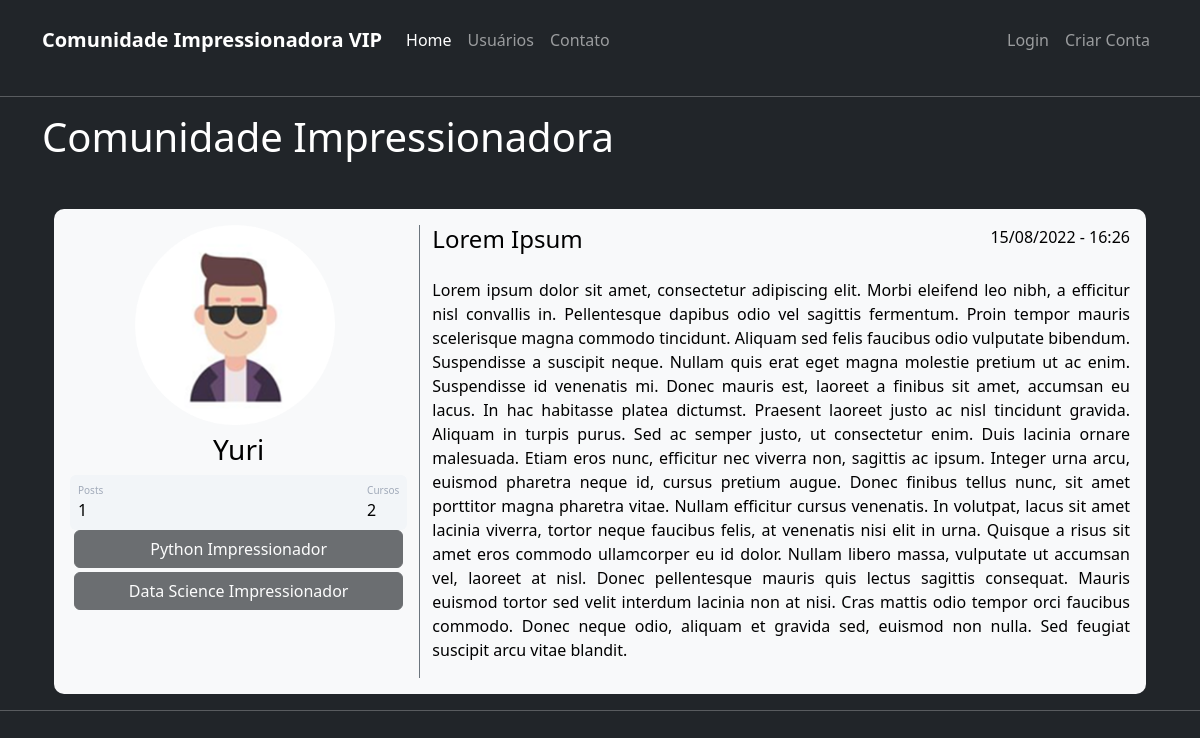
The page / on the database its author committed.
### comunidadeimpressionadora/models.py (models this page shows)
class Post(database.Model):
    id = database.Column(database.Integer, primary_key=True)
    titulo = database.Column(database.String, nullable=False)
    corpo = database.Column(database.Text, nullable=False)
    data_criacao = database.Column(database.DateTime, nullable=False,default=datetime.utcnow)
    id_usuario = database.Column(database.Integer,database.ForeignKey("usuario.id"), nullable=False)

class Usuario(database.Model,UserMixin):
    id = database.Column(database.Integer,primary_key=True)
    username = database.Column(database.String, nullable=False)
    email = database.Column(database.String, nullable=False,unique=True)
    senha = database.Column(database.String, nullable=False)
    foto_perfil = database.Column(database.String,default="default.jpg")
    posts = database.relationship("Post",backref="autor",lazy=True)
    cursos = database.Column(database.String, nullable=False, default="Não informado")

### comunidadeimpressionadora/routes.py (the view)
@app.route("/")
def home():
    lista_posts=Post.query.order_by(Post.id.desc())
    return render_template("home.html",lista_posts=lista_posts,converter_hora=converter_hora)

### comunidadeimpressionadora/routes.py (called while the page is built)
def converter_hora(utc_tempo):
    tz = pytz.timezone('America/Sao_Paulo')
    return pytz.utc.localize(utc_tempo, is_dst=None).astimezone(tz)

### comunidadeimpressionadora/templates/home.html (shortened to what this page needs)
{% extends 'base.html' %}
{% block body %}
<div class="container mt-3">
    <h1> Comunidade Impressionadora </h1>
    {% for post in lista_posts %}
            <div class="container mt-5 d-flex justify-content-center ">
            <div class="card p-3 text-bg-light" style="width:1300px">
                <div class="row">
                    <div class="col-sm-4">
                             <div class="image pe-2">
                                <img src="{{url_for('static', filename='fotos_perfil/{}'.format(post.autor.foto_perfil))}}" class=" rounded mx-auto d-block " width="200" >
                            </div>
                            <div class="mt-2" style="text-align:center">
                                <h3>{{post.autor.username}}</h3>
                            </div>
                                <div class="p-2 mt-2 bg-primary d-flex justify-content-between rounded text-white stats">
                                    <div class="d-flex flex-column">
                                        <span class="articles">Posts</span>
                                        <span class="number1">{{post.autor.posts|length}}</span>
                                    </div>
                                    <div class="d-flex flex-column">
                                        <span class="rating">Cursos</span>
                                        <span class="number3">
                                            {% if post.autor.cursos != "Não informado"%}
                                                {{post.autor.cursos.split(";")|length}}
                                            {% else %}
                                                {{0}}
                                            {% endif %}
                                        </span>
                                    </div>
                                </div>
                            <div class="row justify-content-center me-1 ms-1">
                                    {% for curso in post.autor.cursos.split(";") %}
                                    <button type="button" class="btn btn-dark mb-1" disabled>
                                        {{curso}}
                                    </button>
                                    {% endfor %}
                                    <br>
                            </div>
                    </div>
                    <div class="col-sm-8 border-start border-secondary">
                        <div class="ml-3 w-100">
                            <div class="row">
                                <div class="col col-8">
                                    <h4 class="mb-0 mt-0">
                                        <a href="{{ url_for('exibir_post',post_id=post.id)}}" class="text-decoration-none text-reset">
                                            {{post.titulo}}
                                        </a>
                                    </h4>
                                </div>
                                <div class="col col-4">
                                    <a class="mb-0 mt-0 nav-link" style="text-align:right">{{converter_hora(post.data_criacao).strftime("%d/%m/%Y - %H:%M")}}</a>
                                </div>
                            </div>
                            <div class="mt-4" style="text-align:justify"><p>{{post.corpo}}</p></div>
                        </div>
                    </div>
                </div>
                </div>
            </div>
    </div>
            <hr>
        {% endfor %}
{% endblock%}

### comunidadeimpressionadora/static/main.css (style rules this page uses)
body { background-color:#B3E5FC; border-radius: 10px; }
.card { width: 400px; border: none; border-radius: 10px; background-color: #fff; }
.stats { background: #f2f5f8 !important; color: #000 !important; }
.articles { font-size:10px; color: #a1aab9; }
.number1 { font-weight:500; }
.rating { font-size:10px; color: #a1aab9; }
.number3 { font-weight:500; }

### rows shown on the page
Post: foto_perfil (picture), autor.username "Yuri", autor.posts|length "1", autor.cursos.split|length "2", curso "Python Impressionador" "Data Science Impressionador", titulo "Lorem Ipsum", data_criacao "15/08/2022 - 16:26", corpo "Lorem ipsum dolor sit amet, consectetur adipiscing elit. Morbi eleifend leo nibh, a efficitur nisl convallis in. Pellentesque dapibus odio vel sagittis fermentum. Proin tempor mauris scelerisque magna commodo tincidunt. Aliquam sed felis faucibus odio vulputate bibendum. Suspendisse a suscipit neque. Nullam quis erat eget magna molestie pretium ut ac enim. Suspendisse id venenatis mi. Donec mauris est, laoreet a finibus sit amet, accumsan eu lacus. In hac habitasse platea dictumst. Praesent laoreet justo ac nisl tincidunt gravida. Aliquam in turpis purus. Sed ac semper justo, ut consectetur enim. Duis lacinia ornare malesuada. Etiam eros nunc, efficitur nec viverra non, sagittis ac ipsum.…"
